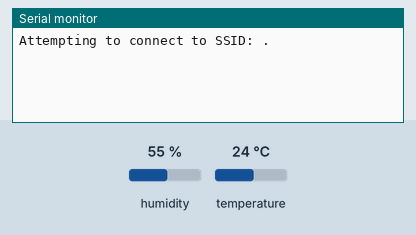
A sketch run on a simulated ESP8266 (NodeMCU). On the bench: the last lines printed to the serial monitor. Inputs (shaded band) come from the test bench; at power-on: humidity 55 %, temperature 24 °C. WiFi joins after 1.5 s; servers stay silent unless stated.

Above: at 1.2 s.
1.3 s: humidity set to 22 %
At 5.23 s:
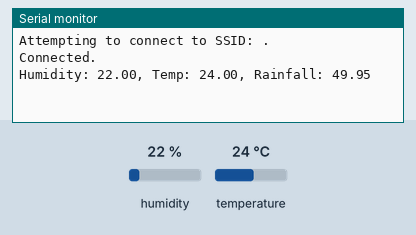
At 6.8 s:
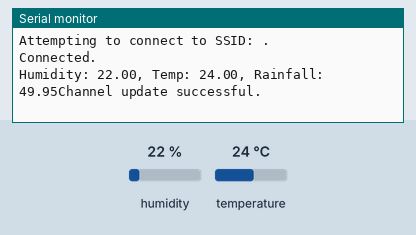

The sketch:

main.ino
```cpp
#include <ThingSpeak.h>
#include <ESP8266WiFi.h>
#include <DHT.h>
DHT dht(D3,DHT11);
float h;
float t;
int rainfall=A0;
char ssid[] = "POCO X4";    // your network SSID (name)
char pass[] = "12345678";      // your network password
int keyIndex = 0;       // your network key Index number (needed only for WEP)
WiFiClient client;
unsigned long myChannelNumber = 2140845;
const char * myWriteAPIKey = "QGD9WCXZJARAEW69";
String myStatus = "";
void setup() {
Serial.begin(9600);
pinMode(rainfall,INPUT);
dht.begin();
WiFi.mode(WIFI_STA);
ThingSpeak.begin(client);       // Initialize ThingSpeak
}
void loop() {
if(WiFi.status() != WL_CONNECTED){
Serial.print("Attempting to connect to SSID: ");
while(WiFi.status() != WL_CONNECTED){
WiFi.begin(ssid, pass); // Connect to WPA/WPA2 network. Change this line if using open or WEP network
Serial.print(".");
delay(5000);
}
Serial.println("\nConnected.");
}
h=dht.readHumidity();
t=dht.readTemperature();
if (isnan(h) || isnan(t))
return;
float mp=(100.00-(analogRead(rainfall)/1023.00)*100.00);
Serial.print("Humidity: ");
Serial.print(h);
Serial.print(", Temp: ");
Serial.print(t);
Serial.print(", Rainfall: ");
Serial.print(mp);
// set the fields with the values
ThingSpeak.setField(1, h);
ThingSpeak.setField(2, t);
ThingSpeak.setField(3,mp);
// write to the ThingSpeak channel
int x = ThingSpeak.writeFields(myChannelNumber, myWriteAPIKey);
if(x == 200){
Serial.println("Channel update successful.");
}
else{
Serial.println("Problem updating channel. HTTP error code " + String(x));
}
delay(20000);  // Wait 20 seconds to update the channel again
}
```

Measured:
- after the input at 1.3 s, the serial monitor: prints a new line after 3.7 s (image 1)
